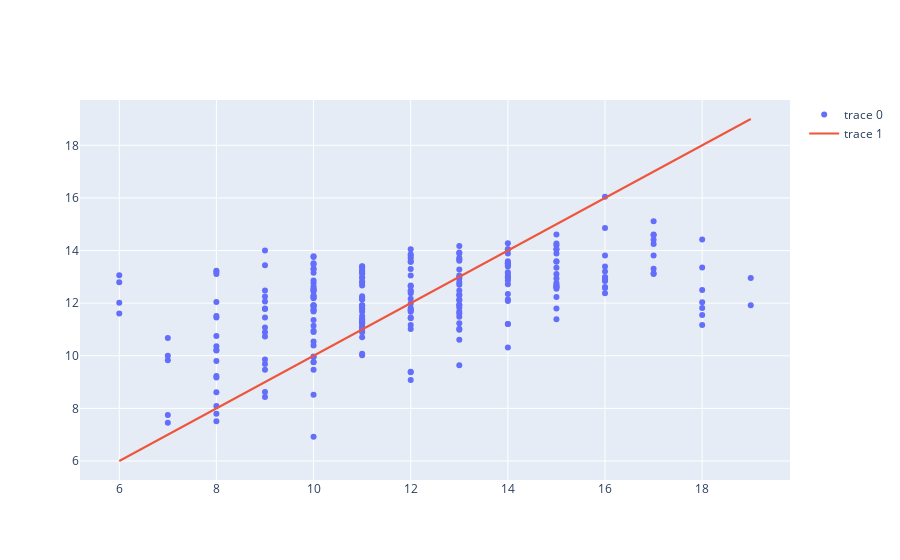

This figure's notebook cell:
### Code cell
print(lin.score(X_test, y_test['G3']))
fig = go.Figure()
fig.add_trace(go.Scatter(x=y_test['G3'], y=lin_pred,mode='markers'))
fig.add_trace(go.Scatter(x=y_test['G3'], y=y_test['G3']))
fig.show()

### Figure 1 — Plotly figure (JSON) as saved in the notebook; plotly's stock layout.template omitted (floating-point values rounded to 4 significant figures; data arrays with more than 128 entries replaced by an {"elided": "..."} marker saying what was removed)
{"data": [{"mode": "markers", "type": "scatter", "x": {"elided": "245 int values"}, "y": {"elided": "245 float values"}}, {"type": "scatter", "x": {"elided": "245 int values"}, "y": {"elided": "245 int values"}}], "layout": {}}
